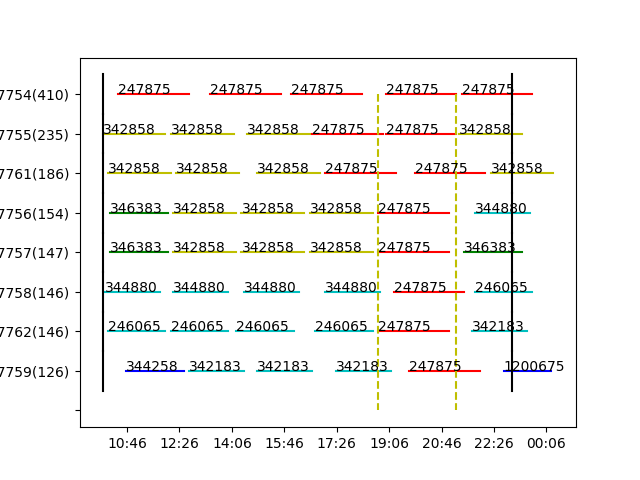

The Python source for this figure:
#!/usr/bin/env python

from random import randint, random
import time
import copy

import numpy as np
from scipy import stats
import matplotlib.pyplot as plt



# data
movies = {248576: (130, 3.3682410181274, 0), 344258: (110, 4.5819413321144, 1), 247875: (135, 24.520869061059, 0), 342183: (105, 6.3525688839221, 1), 1190376: (115, 2.3976810308718, 0), 342858: (120, 18.548330769309, 0), 346383: (110, 13.337895007968, 1), 344880: (105, 8.7481385225418, 0), 246065: (110, 8.0910852616215, 0), 1200675: (90, 3.4135008624687, 0), 1199126: (90, 4.2430678789594, 0), 344440: (90, 2.3966803710367, 0)}
movien = len(movies)
ids=[248576, 344258, 247875, 342183, 346383, 1190376, 342858, 346383, 344880, 246065, 1200675, 1199126, 344440]
hotp = np.array([movies[ids[k]][1] for k in range(movien)])
S = np.sum(hotp)
hotp /= np.sum(hotp)
halls = {'37756': (154, 1489111200, 1489158000, 1, 6), '37757': (147, 1489111200, 1489158000, 1, 6), '37758': (146, 1489111200, 1489158000, 1, 6), '37755': (235, 1489111200, 1489158000, 1, 6), '37759': (126, 1489111200, 1489158000, 1, 6), '37762': (146, 1489111200, 1489158000, 1, 6), '37754': (410, 1489111200, 1489158000, 1, 6), '37761': (186, 1489111200, 1489158000, 1, 6)}

halln = len(halls)
gtime = 1489147200
gapub = 10

def stamp2str(timeStamp):
    timeArray = time.localtime(timeStamp)
    return time.strftime("%H:%M", timeArray)

# def mymin(x):
#     m = np.min(x)
#     return m + np.mean(x-m)/(m+1)

def mymin(x):
    x = np.sort(np.unique(x))
    return np.sum(a / 30**k for k, a in enumerate(x))

class Movie(object):
    '''Movie has 4 (principal) propteries
    id_: id 
    length: length
    hot: hot
    type_: type
    '''
    
    __slots__ = ('id_', 'length', 'hot', 'type_', '__start', '__end')

    def __init__(self, id_, length, hot, type_):
        self.id_ = id_
        self.length = length * 60
        self.hot = hot / 100
        self.type_ = type_
        self.__start = 0
        self.__end = length * 60

    def __str__(self):
        if self.isgolden():
            return 'movie %d(%.4s)*: %s - %s'%(self.id_, self.hot, stamp2str(self.start), stamp2str(self.end))
        else:
            return 'movie %d(%.4s): %s - %s'%(self.id_, self.hot, stamp2str(self.start), stamp2str(self.end))

    @property
    def start(self):
        return self.__start

    @property
    def end(self):
        return self.__end

    @start.setter
    def start(self, time):
        self.__start = time
        self.__end = time + self.length

    @end.setter
    def end(self, time):
        self.__end = time
        self.__start = time - self.length

    def isgolden(self):
        return self.__end - 75 * 60 <= gtime <= self.__start + 75 * 60

    def copy(self):
        return copy.copy(self)


class Hall:
    '''Hall has 6 (principal) propteries

    id_: id 
    seat: seat
    start: start
    last: last
    entrance: entrance
    type_: type
    '''

    def __init__(self, id_, seatn, start, last, entrance=1, type_=6):
        self.id_ = id_
        self.seatn = seatn
        self.start = start
        self.last = last
        self.entrance = entrance
        self.type_ = type_
        self.movies = []
        self.admission = None
        self.manager = None
        self.min_interval = 300

    @staticmethod
    def from_db(data):
        return Hall(id_=data[0], seatn=data[2], type_=data[3])

    def __getitem__(self, key):
        for m in self.movies:
            if m.id_ == key:
                return m

    def __str__(self):
        return 'hall_%s'%self.id_

    def __repr__(self):
        return 'hall %s (%d)'%(self.id_, self.seatn)

    def random(self):
        AM = self.admission
        if AM is None:
            p = np.array([m.hot for m in self.manager.movies])
            M = stats.rv_discrete(name='movie', values=(np.arange(movien), p / np.sum(p)))
        else:
            p = np.array([self.manager.movies[k].hot for k in AM])
            M = stats.rv_discrete(name='movie', values=(AM, p / np.sum(p)))
        return M.rvs(size=1)[0]

    def dumps(self):
        print('hall %s (%d):'%(self.id_, self.seatn))
        for m in self.movies:
            if m.start <= self.last:
                print(m, end=', ')

    def insert(self, i, movie, t=0):
        self.movies.insert(i, movie)
        if i == 0:
            movie.start = h.start + t
            self.movies[i+1].start += movie.length + t
        else:
            movie.start = self.movies[i-1].start + self.min_interval + t
            self.movies[i+1].start += movie.length + self.min_interval + t
        if self.movies[i+2].start - self.movies[i+1].end < self.min_interval:
            self.movies[i+1].start = self.movies[i].end + self.min_interval
        else:
            return
        for k in range(i+1, len(self.movies)-1):
            if self.movies[k+1].start - self.movies[k].end < self.min_interval:
                self.movies[k+1].start = self.movies[k].end + self.min_interval
            else:
                return

    def append(self, movie, t=0):
        if self.movies:
            movie.start = self.movies[-1].end + t + self.min_interval
        else:
            movie.start = self.start + t
        self.movies.append(movie)

    def count(self):
        # count movies in a hall
        dict_ = {}
        for m in self.movies:
            if m.id_ in dict_:
                dict_[m.id_] += 1
            else:
                dict_.update({m.id_:1})
        return dict_

    def dist(self, other):
        k = 0
        d2 = d1 = 2100
        movies1 = [m for m in self.movies if m.start <= self.last]
        movies2 = [m for m in other.movies if m.start <= other.last]
        for m in movies1:
            for l, mm in enumerate(movies2[k:]):
                d = mm.start - m.start
                if d <= -2100:
                    k = l + 1
                    continue
                else:
                    if d <= 2100:
                        if m.id_ == mm.id_:
                            d1 = min(abs(d), d1)
                        else:
                            d2 = min(abs(d), d2)
                        k = l + 1
                    else:
                        k = l
                    break
        return d1, d2


class Criterion:
    '''Criterion has 3 (principal) propteries
    value: value
    name: name
    weight: weight [5]
    level: level [None]
    '''

    def __init__(self, value, name='', weight=5, level=None):
        self.value = value
        self.name = name
        self.weight = weight
        self.level = level

    def __repr__(self):
        return '%s: %.4f * %d'%(self.name, self.value, weight)

class Manager:
    '''Manager has 1 (principal) proptery
    halls: halls
    '''

    def __init__(self, halls, movies=None, sorted=True):
        self.halls = halls
        for h in halls:
            h.manager = self
        self.movies = movies
        if sorted:
            self.halls.sort(key=lambda h:h.seatn, reverse=True)
            if movies:
                self.movies.sort(key=lambda h:h.hot, reverse=True)
                N = sum(h.type_ for h in self.halls) + halln / 2
                for m in self.movies:
                    p = np.array([m.hot for m in self.movies])
                self.estimate = [int(k) for k in np.round(N * (p / np.sum(p)))]
        # count seat taking
        
        s = np.sum(np.sqrt(h.seatn) for h in self.halls)
        for h in self.halls:
            h.seat_rate = np.sqrt(h.seatn) / s

    @staticmethod
    def from_data(hall_data, movie_data=None):
        if movies:
            return Manager([Hall(id_, *propteries) for id_, propteries in hall_data.items()], [Movie(id_, *propteries) for id_, propteries in movie_data.items()])
        else:
            return Manager([Hall(id_, *propteries) for id_, propteries in hall_data.items()])

    @staticmethod
    def from_db(lst):
        return Manager([Hall.from_db(*args) for args in lst])

    def insert_into(self, j, k, t=None):
        if t is None:
            for time in range(gapub):
                flag = True
                for kk, h in enumerate(self.halls):
                    if kk != k:
                        for m in h.movies:
                            if time == m.start:
                                flag = False
                if flag:
                    t = time
        self.halls[k].insert(0, self.movies[j].copy(), t)

    def count(self):
        '''count movies
        dict_ : {id_: number}'''

        dict_ = {}
        S = 0
        for h in self.halls:
            S += len(h.movies)
            for m in h.movies:
                if m.start <= h.last:
                    if m.id_ in dict_:
                        dict_[m.id_] += 1
                    else:
                        dict_.update({m.id_:1})

        for id_ in dict_:
            dict_[id_] /= S
        return dict_

    def schedule(self, individual):
        # individual.gmovies = {}
        for k, h in enumerate(self.halls):
            n = h.type_
            h.movies = [self.movies[i].copy() for i in individual[k][1:2*n:2]]
            times = individual[k][:2*n-1:2]
            h.movies[0].start = h.start + times[0] * 300
            for l, m in enumerate(h.movies[1:], start=1):
                m.start = h.movies[l-1].end + (times[l]+1) * 300
                if m.start > h.last:
                    h.movies = h.movies[:l]
                    break

                # if m.isgolden():
                #     individual.gmovies.update({k:l})

    def initSchedule2(self, hook=list):
        # minlen = min(m.length for m in self.movies)
        individual = hook(list([] for _ in range(halln)))
        # individual.gmovies = {}
        lst = self.estimate.copy()
        i = 0
        ts = np.random.permutation(len(self.halls))
        for k, h in enumerate(self.halls):
            # golden period
            h.movies = [self.movies[i].copy()]
            h.movies[0].start = gtime - 75 * 60 + ts[k] * 300
            individual[k] = [i]
            lst[i] -= 1
            if lst[i] == 0:
                i += 1
        for k, h in enumerate(self.halls):
            # common period
            n = h.type_
            times = np.random.randint(0, gapub, size=n)
            for l in range(1, n):
                end = h.movies[0].start - (times[l]+1) * 300
                start = end - self.movies[i].length
                if h.start <= start and end <= h.movies[0].start + 300:
                    h.movies.insert(0, self.movies[i].copy())
                    h.movies[0].start = start
                    t = times[l]
                    while lst[i] <= 0:
                        i += 1
                    individual[k] = [i, t] + individual[k]
                    lst[i] -= 1
                elif start < h.start:
                    gap = (h.movies[0].start - h.start)//300
                    if gap <= gapub:
                        individual[k] = [gap] + individual[k]
                    else:
                        for j, m in enumerate(self.movies):
                            if gap * 300 - 300 * gapub <= m.length + 300 <= gap * 300 and lst[j] > 0:
                                h.movies.insert(0, m.copy())
                                h.movies[0].end = h.movies[1].start - 300
                                t0 = (h.movies[0].start - h.start)//300
                                individual[k] = [t0, i, 1] + individual[k]
                                lst[j] -= 1
                                break
                        else:
                            while lst[i] <= 0:
                                i += 1
                            lst[i] -= 1
                            t0 = randint(0, gapub-1)
                            individual[k] = [t0, i, 1] + individual[k]
                            h.movies[0].start = self.movies[i].length + 300 * (t0 +1)
                            h.movies.insert(0, self.movies[i].copy())
                            h.movies[0].start = t0 * 300
                            for l in range(1, len(h.movies)-1):
                                m, mm = self.movies[l], self.movies[l+1]
                                if m.end <= mm.start - 300:
                                    break
                                else:
                                    mm.start = m.end + 300
                                individual[k][l*2+2] = 1
                    break

                    # if h.movies[-1].isgolden():
                    #     individual.gmovies.update({k:l})
                    # break

            t = times[-1]
            start = h.movies[-1].end + t * 300
            if start <= h.last:
                while lst[i] <= 0:
                    i += 1
                h.movies.insert(0, self.movies[i].copy())
                h.movies[-1].start = start
                individual[k] = individual[k] + [t, i]
                lst[i] -= 1
            d = h.type_ - len(h.movies)
            if d > 0:
                for _ in range(d):
                    if h.movies[-1].end + 300 <= h.last:
                        h.append(self.movies[i].copy())
                    individual[k] = individual[k] + [1, i]
            elif d < 0:
                individual[k] = individual[k][:2*d]
                h.movies = h.movies[:d]
        return individual

    def initSchedule1(self, hook=list):
        # minlen = min(m.length for m in self.movies)
        individual = hook(list([] for _ in range(halln)))
        # individual.gmovies = {}
        lst = self.estimate.copy()
        i = 0
        ts = np.random.permutation(len(self.halls))
        for k, h in enumerate(self.halls):
            # Arrange movies in prime time
            h.movies = [self.movies[i].copy()]
            h.movies[0].start = gtime - 75 * 60 + ts[k] * 300
            individual[k] = [i]
            lst[i] -= 1
            if lst[i] == 0:
                i += 1
            # Arrange movies in common time
            n = h.type_
            times = np.random.randint(0, gapub, size=n)
            for l in range(1, n):
                end = h.movies[0].start - (times[l]+1) * 300
                start = end - self.movies[i].length
                if h.start <= start and end <= h.movies[0].start + 300:
                    h.movies.insert(0, self.movies[i].copy())
                    h.movies[0].start = start
                    t = times[l]
                    while lst[i] <= 0:
                        i += 1
                    individual[k] = [i, t] + individual[k]
                    lst[i] -= 1
                elif start < h.start:
                    gap = (h.movies[0].start - h.start)//300
                    if gap <= gapub:
                        individual[k] = [gap] + individual[k]
                    else:
                        for j, m in enumerate(self.movies):
                            if gap * 300 - 300 * gapub <= m.length + 300 <= gap * 300 and lst[j] > 0:
                                h.movies.insert(0, m.copy())
                                h.movies[0].end = h.movies[1].start - 300
                                t0 = (h.movies[0].start - h.start)//300
                                individual[k] = [t0, i, 1] + individual[k]
                                lst[j] -= 1
                                break
                        else:
                            while lst[i] <= 0:
                                i += 1
                            lst[i] -= 1
                            t0 = randint(0, gapub-1)
                            individual[k] = [t0, i, 1] + individual[k]
                            h.movies[0].start = self.movies[i].length + 300 * (t0 +1)
                            h.movies.insert(0, self.movies[i].copy())
                            h.movies[0].start = t0 * 300
                            for l in range(1, len(h.movies)-1):
                                m, mm = self.movies[l], self.movies[l+1]
                                if m.end <= mm.start - 300:
                                    break
                                else:
                                    mm.start = m.end + 300
                                individual[k][l*2+2] = 1
                    break

                    # if h.movies[-1].isgolden():
                    #     individual.gmovies.update({k:l})
                    # break

            t = times[-1]
            start = h.movies[-1].end + t * 300
            if start <= h.last:
                while lst[i] <= 0:
                    i += 1
                h.movies.insert(0, self.movies[i].copy())
                h.movies[-1].start = start
                individual[k] = individual[k] + [t, i]
                lst[i] -= 1
            d = h.type_ - len(h.movies)
            if d > 0:
                for _ in range(d):
                    if h.movies[-1].end + 300 <= h.last:
                        h.append(self.movies[i].copy())
                    individual[k] = individual[k] + [1, i]
            elif d < 0:
                individual[k] = individual[k][:2*d]
                h.movies = h.movies[:d]
        return individual

    def initSchedule(self, hook=list):
        if random() < .5:
            return self.initSchedule1(hook)
        else:
            return self.initSchedule2(hook)

    def fitness(self):
        return self.time_interval(), self.check_rate(), self.total_hot(), self.check_time()

    def check(self):
        d1, d2 = self.check_interval()
        print('''
Minimum time interval: %.4f+%.4f;
Similarity between popularity and show times: %.4f;
Total popularity (prime time): %.4f(%.4f);
The number of full-screen movie halls'''%(d1, d2, self.check_rate(), self.total_hot(), self.ghot(), self.check_time()))

    def print_fitness(self):
        print('fitness: %.4f, %.4f, %.4f, %d'%(self.time_interval(), self.check_rate(), self.total_hot(), self.check_time()))

    def hot(self):
        # total popularity
        return sum(sum(m.hot for m in h.movies if m.start<=h.last) * h.seatn for h in self.halls)

    def ghot(self):
        # prime time
        hot = 0
        for h in self.halls:
            for m in h.movies:
                if m.isgolden():
                    hot += m.hot * h.seatn
                    break
        return hot

    def total_hot(self):
        # Weighted popularity
        return sum(sum(m.hot for m in h.movies if m.start<=h.last) * h.seatn for h in self.halls) + 3 * self.ghot()

    def check_time(self):
        # check time-out
        N = 0
        for h in self.halls:
            if h.movies[-1].start <= h.last:
                N +=1
        return N

    def check_rate(self):
        """Popularity ~ Times ratio ~ Screening rate ~ Number ratio ~ Box office rate
The degree of similarity between the system recommended screening rate and the actual screening rate
        """
        dict_ = self.count()
        d = 0
        for id_, rate in dict_.items():
            d += abs(movies[id_][1]/S - rate)
        return 1 / (d + 0.001)

    def check_interval(self):
        # opening interval
        d1s = []
        d2s = []
        for k, h in enumerate(self.halls[:-1]):
            for hh in self.halls[k+1:]:
                d1, d2 = h.dist(hh)
                d1s.append(d1)
                d2s.append(d2)
        return min(d1s) / 60, min(d2s) / 60

    def time_interval(self):
        # opening interval
        deltas = []
        for k, h in enumerate(self.halls[:-1]):
            for hh in self.halls[k+1:]:
                d1, d2 = h.dist(hh)
                deltas.append((d1*0.5 + d2*0.5))
        delta = mymin(deltas)

        return delta / 60

    def criterion1(self):
        # Rationality of arranging movie screening halls(安排影片放映厅的合理性)
        c = self.count()
        alpha = 0
        for m in self.movies:
            for k, h in enumerate(self.halls):
                hc = h.count()
                if m.id_ in hc and c[m.id_] < hc[m.id_] * 2:
                    alpha += abs(m.hot - h.seat_rate)
                    break
        return alpha

    def criterion2(self):
        # The degree of similarity between the system recommended screening rate and the actual screening rate(系统推荐排片率与实际排片率接近程度)
        return self.check_rate()

    def criterion3(self):
        # the number of movies shown during the prime time(黄金时间段放映电影数)
        hot = 0
        for h in self.halls:
            for m in h.movies[::-1]:
                if m.isgolden():
                    hot += 1
                    break
        return hot

    def criterion4(self):
        # the most popular movie screened in the optimal hall during the prime time(最火的影片排入最优厅黄金时间段)
        for m in self.halls[0].movies:
            if m.id_ == self.movies[0].id_ and m.isgolden():
                return 1
        return 0

    # def golden(self):
    #     c = {}
    #     for h in self.halls:
    #         for m in h:
    #             if m.isgolden():
    #                 if m.id_ in c:
    #                     c[m.id_].append(m)
    #                 else:
    #                     c[m.id_] = [m]
    #     return c

    def criterion5(self):
        return 1

    def criterion6(self):
        # Rationality of the interval between the opening of all movies in prime time (所有电影黄金时段开映间隔合理性)
        times = np.sort([m.start for h in self.halls for m in h.movies if m.isgolden()])
        times = np.diff(times)
        return 1

    def criterion7(self):
        # (所有电影非黄金时段开映间隔合理性)
        times = np.sort([m.start for h in self.halls for m in h.movies if not m.isgolden()])
        times = np.diff(times)
        return 1

    def criterion8(self):
        # (避免同时开场)
        return 1

    def criterion9(self):
        # (高票房日子场间隔尽量短)
        times = np.sort([m.start for h in self.halls for m in h.movies])
        return 1

    def criterion10(self, latest='22'):
        # (低热度动画片开映时间合理性)
        n = 0
        for h in self.halls:
            for m in hall:
                if '动画' in m.type and m.hot < 1/halln and m.end > latest:
                    n += 1
        return n

    def criterion11(self, earliest='22'):
        # (低热度动画片开映时间合理性)
        n = 0
        for h in self.halls:
            for m in hall:
                if '恐怖' in m.type and m.hot < 0.5/halln and m.start < earliest:
                    n += 1
        return n

    def hasbighall(self):
        return self.halls[0].seatn > self.halls[1].seatn * 1.5

    def criterion12(self):
        # Hall sharing status(大厅共用情况)
        m, mm = self.movies[:2]
        if self.hasbighall() and abs(m.hot - mm.hot) < 0.05:
            gm = [m for m in self.halls[0].movies() if m.isgolden]
            if set(m.id_ for m in gm) == {m.id_, mm.id_}:
                return 1
            else:
                return 0


    def criterion13(self):
        # The richness of screening(影片排映丰富度)
        if halln >= 6 and sum(m.hot for m in self.movies[:5])> .05:
            return len(self.count())


    def criterion14(self, minhot=0.1):
        # not popular movie (小片不在黄金时段)
        n = 0
        for h in self.halls:
            for m in h:
                if m.isgolden() and m.hot < minhot:
                    n += 1
        return n

    def print_criterion(self):
        for k in range(1, 13):
            if k != 10 and k!=11:
                print('criterion%d:'%k, getattr(self, 'criterion%d'%k)())


    def dumps(self):
        for h in self.halls:
            h.dumps()
            print()

    def stat(self):
        dict_ = self.count()
        for id_, rate in dict_.items():
            print(movies[id_][1]/100, rate)


    def plot(self, axes=None):
        from matplotlib.ticker import FuncFormatter, MaxNLocator
        if axes is None:
            fig = plt.figure()
            axes = fig.add_subplot(111)
        axes.invert_yaxis()

        def format_fn(tick_val, tick_pos):
            return stamp2str(tick_val)
        axes.xaxis.set_major_formatter(FuncFormatter(format_fn))
        axes.xaxis.set_major_locator(MaxNLocator(integer=True))
        def format_fn(tick_val, tick_pos):
            k = int(tick_val)
            if k < len(self.halls):
                h = self.halls[k]
                return '%s(%d)'%(h.id_, h.seatn)
            else:
                return ''
        axes.yaxis.set_major_formatter(FuncFormatter(format_fn))
        axes.yaxis.set_major_locator(MaxNLocator(integer=True))

        H = len(self.halls)
        for k, h in enumerate(self.halls):
            for m in h.movies:
                if m.hot > 0.2:
                    color = 'r'
                elif m.hot > 0.15:
                    color = 'y'
                elif m.hot > 0.1:
                    color = 'g'
                elif m.hot > 0.05:
                    color = 'c'
                else:
                    color = 'b'
                axes.text(m.start, k, '%d'%m.id_)
                axes.plot((m.start, m.end), (k, k), color=color, linestyle='-')
            axes.plot((h.start, h.start), (k-1/2, k+1/2), color='k')
            axes.plot((h.last, h.last), (k-1/2, k+1/2), color='k')
        axes.plot((gtime-75*60, gtime-75*60), (0, H), color='y', linestyle='--')
        axes.plot((gtime+75*60, gtime+75*60), (0, H), color='y', linestyle='--')
        plt.show()


manager = Manager.from_data(halls, movies)

from deap import tools

def mutRandom(individual, indpb1, indpb2):
    ts = np.random.permutation(gapub)
    for k, hall in enumerate(individual):
        hall[0] = ts[k]
    for k, hall in enumerate(individual):
        if random() < indpb1:
            for i in range(1, len(hall), 2):
                if random() < indpb2:
                    if random() < 0.7:
                        if hall[i] == 0:
                            hall[i] += 1
                        else:
                            hall[i] -= 1
                    else:
                        if hall[i] == movien:
                            hall[i] -= 1
                        else:
                            hall[i] += 1

        else:   
            for i in range(2, len(hall)-1, 2):
                if random() < indpb2:
                    hall[i] = np.random.choice([t for t in range(gapub) if t != hall[i]])
        h = np.random.randint(0, halln-1)
        if random() < 0.3:
            individual[h], individual[h+1] = individual[h+1], individual[h]
        else:
            individual[h], individual[h+1] = tools.cxTwoPoint(individual[h+1], individual[h])
        return individual


from pyrimidine import BaseIndividual, HOFPopulation
from deco import side_effect, fitness_cache


class Chromosome(list):

    def copy(self, type_=None):
        return copy.deepcopy(self)

    def cross(self, other):
        k = randint(1, len(self)-1)
        return self.__class__(np.concatenate((self[:k], other[k:]), axis=0))


@fitness_cache
class Individual(BaseIndividual):

    element_class = Chromosome

    @side_effect
    def mutate(self):
        self[:] = mutRandom(self, indpb1=0.15, indpb2=0.8)

    def cross(self, other):
        s1 = set(h[0] for h in self)
        s2 = set(h[0] for h in other)
        if random() > 1/(len(s1.symmetric_difference(s2))+1):
            return super().cross(other)
        else:
            return self.copy()

    def _fitness(self):
        manager.schedule(self)
        return sum(manager.fitness())

Population = HOFPopulation[Individual]
pop = Population([manager.initSchedule() for _ in range(10)])
pop.evolve()
ind = pop.best_individual

manager.schedule(ind)
manager.print_fitness()

manager.check()
manager.dumps()
manager.plot()
manager.print_criterion()
# p.create_stats()
# p.print_stats()
